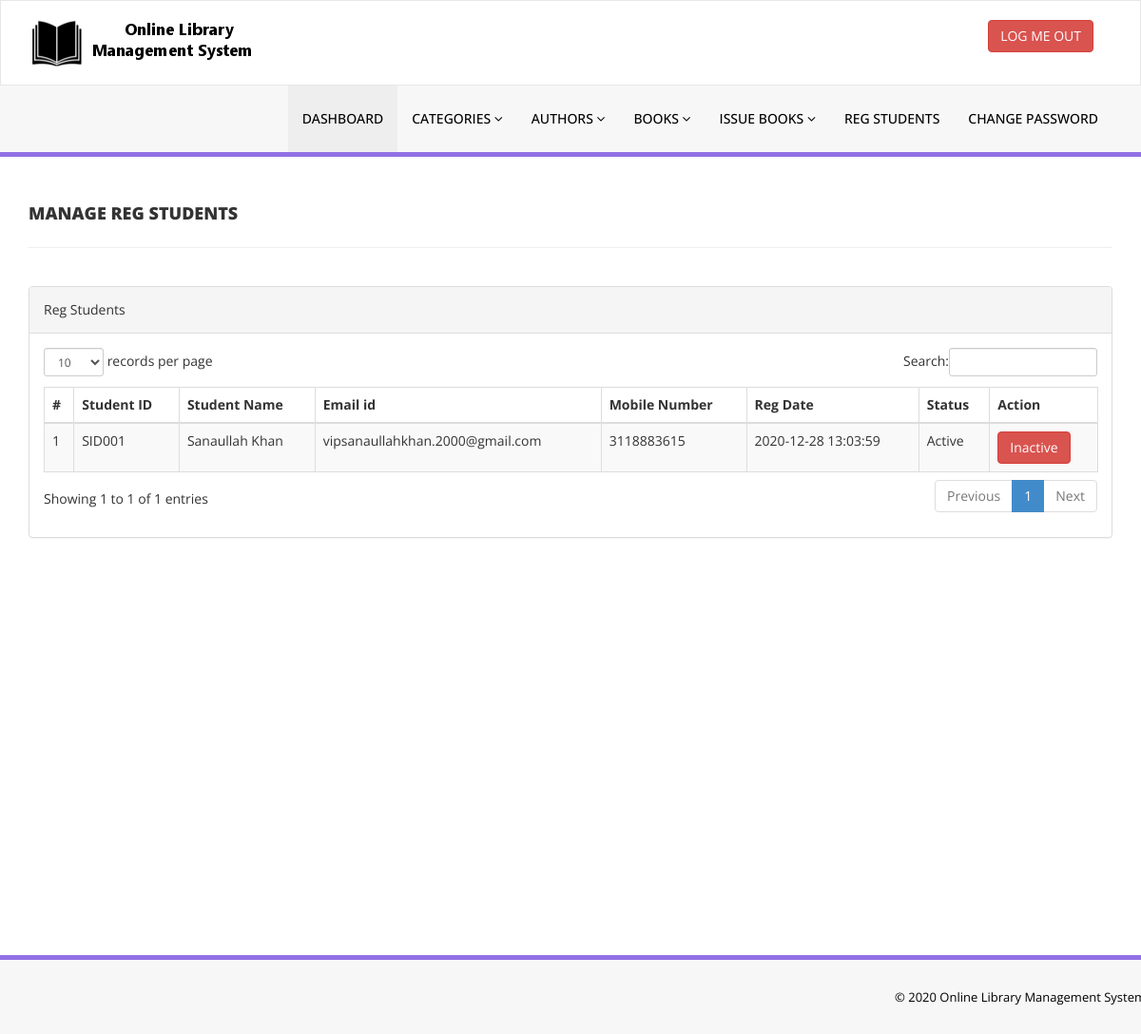
/library/admin/reg-students.php (signed in), run on an earlier commit of the app's database.
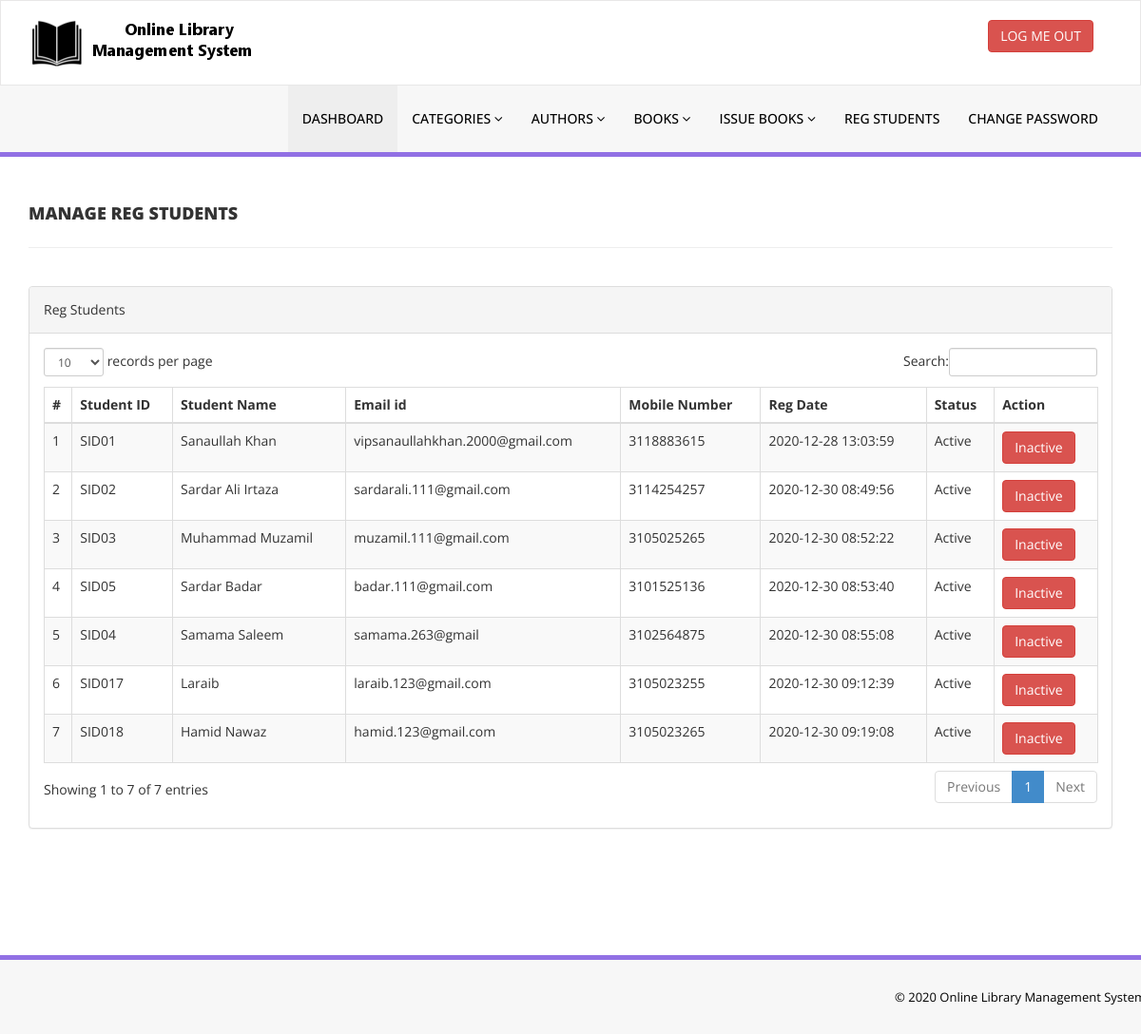
And on a later commit of the database.
### tables this page shows
CREATE TABLE `tblstudents` (
  `id` int(11) NOT NULL,
  `StudentId` varchar(100) DEFAULT NULL,
  `FullName` varchar(120) DEFAULT NULL,
  `EmailId` varchar(120) DEFAULT NULL,
  `MobileNumber` char(11) DEFAULT NULL,
  `Password` varchar(120) DEFAULT NULL,
  `Status` int(1) DEFAULT NULL,
  `RegDate` timestamp NULL DEFAULT current_timestamp(),
  `UpdationDate` timestamp NULL DEFAULT NULL ON UPDATE current_timestamp()
);

### library/admin/reg-students.php (the view, shortened to what this page needs)
<?php
include('includes/config.php');
if(strlen($_SESSION['alogin'])==0)
    {
header('location:index.php');
}
else{
    ?>
<!DOCTYPE html>
<html xmlns="http://www.w3.org/1999/xhtml">
<head>
    <link href="assets/css/bootstrap.css" rel="stylesheet" />
    <link href="assets/css/font-awesome.css" rel="stylesheet" />
    <link href="assets/js/dataTables/dataTables.bootstrap.css" rel="stylesheet" />
    <link href="assets/css/style.css" rel="stylesheet" />
</head>
<body>
<?php include('includes/header.php');?>
    <div class="content-wrapper">
         <div class="container">
        <div class="row pad-botm">
            <div class="col-md-12">
                <h4 class="header-line">Manage Reg Students</h4>
    </div>
        </div>
            <div class="row">
                <div class="col-md-12">
                    <div class="panel panel-default">
                        <div class="panel-heading">
                          Reg Students
                        </div>
                        <div class="panel-body">
                            <div class="table-responsive">
                                <table class="table table-striped table-bordered table-hover" id="dataTables-example">
                                    <thead>
                                        <tr>
                                            <th>#</th>
                                            <th>Student ID</th>
                                            <th>Student Name</th>
                                            <th>Email id </th>
                                            <th>Mobile Number</th>
                                            <th>Reg Date</th>
                                            <th>Status</th>
                                            <th>Action</th>
                                        </tr>
                                    </thead>
                                    <tbody>
<?php $sql = "SELECT * from tblstudents";
$query = $dbh -> prepare($sql);
$query->execute();
$results=$query->fetchAll(PDO::FETCH_OBJ);
$cnt=1;
if($query->rowCount() > 0)
{
foreach($results as $result)
{               ?>
                                        <tr class="odd gradeX">
                                            <td class="center"><?php echo htmlentities($cnt);?></td>
                                            <td class="center"><?php echo htmlentities($result->StudentId);?></td>
                                            <td class="center"><?php echo htmlentities($result->FullName);?></td>
                                            <td class="center"><?php echo htmlentities($result->EmailId);?></td>
                                            <td class="center"><?php echo htmlentities($result->MobileNumber);?></td>
                                             <td class="center"><?php echo htmlentities($result->RegDate);?></td>
                                            <td class="center"><?php if($result->Status==1)
                                            {
                                                echo htmlentities("Active");
                                            } else {
                                            echo htmlentities("Blocked");
}
                                            ?></td>
                                            <td class="center">
<?php if($result->Status==1)
 {?>
<a href="reg-students.php?inid=<?php echo htmlentities($result->id);?>" onclick="return confirm('Are you sure you want to block this student?');"" >  <button class="btn btn-danger"> Inactive</button>
<?php } else {?>
                                            <a href="reg-students.php?id=<?php echo htmlentities($result->id);?>" onclick="return confirm('Are you sure you want to active this student?');""><button class="btn btn-primary"> Active</button>
                                            <?php } ?>
                                            </td>
                                        </tr>
 <?php $cnt=$cnt+1;}} ?>
                                    </tbody>
                                </table>
                            </div>
                        </div>
                    </div>
                </div>
            </div>
    </div>
    </div>
  <?php include('includes/footer.php');?>
</body>
</html>
<?php } ?>

What changed in the data, as far as the page shows it:
changed tblstudents "Sanaullah Khan": StudentId "SID001" → "SID01"
added tblstudents: StudentId "SID02", FullName "Sardar Ali Irtaza", EmailId "sardarali.111@gmail.com", MobileNumber "3114254257", RegDate "2020-12-30 08:49:56"
added tblstudents: StudentId "SID03", FullName "Muhammad Muzamil", EmailId "muzamil.111@gmail.com", MobileNumber "3105025265", RegDate "2020-12-30 08:52:22"
added tblstudents: StudentId "SID05", FullName "Sardar Badar", EmailId "badar.111@gmail.com", MobileNumber "3101525136", RegDate "2020-12-30 08:53:40"
added tblstudents: StudentId "SID04", FullName "Samama Saleem", EmailId "samama.263@gmail", MobileNumber "3102564875", RegDate "2020-12-30 08:55:08"
added tblstudents: StudentId "SID017", FullName "Laraib", EmailId "laraib.123@gmail.com", MobileNumber "3105023255", RegDate "2020-12-30 09:12:39"
added tblstudents: StudentId "SID018", FullName "Hamid Nawaz", EmailId "hamid.123@gmail.com", MobileNumber "3105023265", RegDate "2020-12-30 09:19:08"
Also different on the page:
text written by a page script: "records per page Search: Showing 1 to 1 of 1 entries Previous 1 Next" → "records per page Search: Showing 1 to 7 of 7 entries Previous 1 Next"
